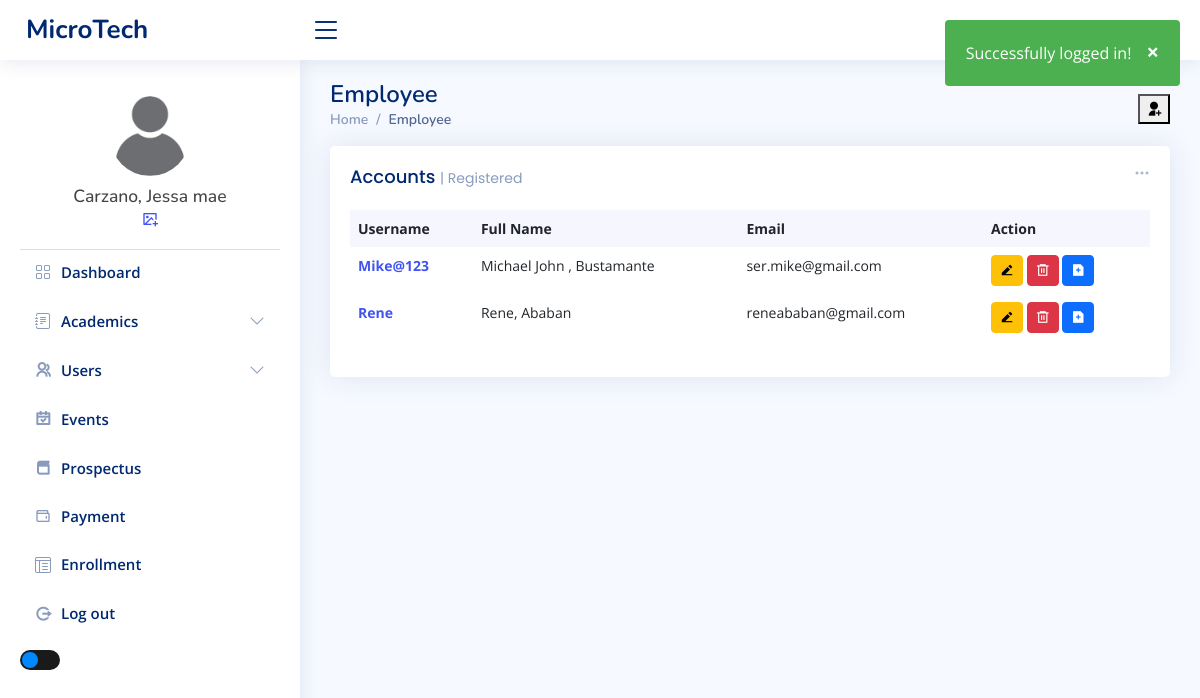
/admin/employee.php (signed in), run on an earlier commit of the app's database.
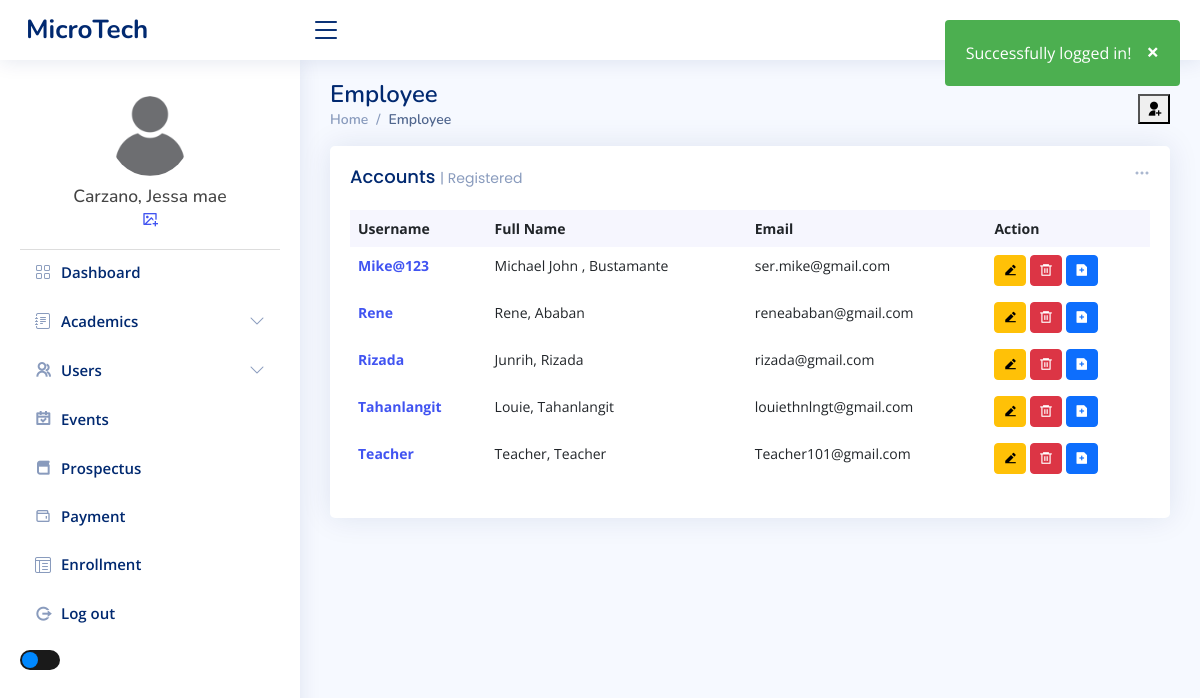
And on a later commit of the database.
### tables this page shows
CREATE TABLE `tbl_users` (
  `user_id` int(11) NOT NULL,
  `user_fname` varchar(50) NOT NULL,
  `user_lname` varchar(50) NOT NULL,
  `user_email` varchar(80) NOT NULL,
  `user_name` varchar(50) NOT NULL,
  `user_pass` varchar(100) NOT NULL,
  `user_role` varchar(20) NOT NULL,
  `user_image` varchar(100) NOT NULL,
  `date_of_birth` date DEFAULT NULL,
  `gender` enum('Male','Female') DEFAULT NULL,
  `hire_date` date DEFAULT NULL,
  `department` varchar(100) DEFAULT NULL,
  `phone_number` varchar(15) DEFAULT NULL,
  `address` varchar(255) DEFAULT NULL
);

### admin/employee.php (the view, shortened to what this page needs)
<?php include_once "../templates/header.php"; ?>
<main id="main" class="main">
  <div class="pagetitle">
    <h1>Employee</h1>
    <button type="button" class="ri-user-add-fill tablebutton" data-bs-toggle="modal" data-bs-target="#verticalycentered">
    </button>
    <nav>
      <ol class="breadcrumb">
        <li class="breadcrumb-item"><a href="index.php">Home</a></li>
        <li class="breadcrumb-item active">Employee</li>
      </ol>
    </nav>
  </div>
  <section class="section dashboard">
    <div class="row">
      <div class="col-lg-12">
        <div class="row">
          <div class="col-12">
            <div class="card recent-sales overflow-auto">
              <div class="filter">
                <a class="icon" href="#" data-bs-toggle="dropdown"><i class="bi bi-three-dots"></i></a>
              </div>
              <div class="card-body">
                <h5 class="card-title">Accounts <span>| Registered</span></h5>
                <table class="table table-borderless datatable">
                  <thead>
                    <tr>
                      <th scope="col">Username</th>
                      <th scope="col">Full Name</th>
                      <th scope="col">Email</th>
                      <th scope="col">Action</th>
                    </tr>
                  </thead>
                  <tbody>
                    <?php
                    $database = new Connection();
                    $db = $database->open();
                    try {
                      $sql = "SELECT * FROM tbl_users WHERE user_role = 'teacher'
                                ORDER BY user_id ASC";
                      foreach ($db->query($sql) as $row) {
                    ?>
                        <tr>
                          <th scope="row"><a href="#"><?php echo $row["user_name"] ?></a></th>
                          <td><?php echo $row["user_fname"] ?>, <?php echo $row["user_lname"] ?></td>
                          <td><?php echo $row["user_email"] ?></td>
                          <td>
                            <button type="button" class=" btn btn-sm btn-warning ri-edit-2-fill" data-bs-toggle="modal" data-bs-target="#editModal<?php echo $row["user_id"] ?>"></button>
                            <form method="POST" action="../admin/upload/delete-user.php" onsubmit="return confirm('Are you sure you want to delete this user?');" style="display:inline;">
                              <button type="submit" class="btn btn-sm btn-danger ri-delete-bin-6-line"></button>
                            </form>
                            <button type="button" class=" btn btn-sm btn-primary ri-file-add-fill" data-bs-toggle="modal" data-bs-target="#insertModal<?php echo $row["user_id"] ?>"></button>
                          </td>
                        </tr>
                    <?php
                      }
                    } catch (PDOException $e) {
                      echo "There is some problem in connection: " . $e->getMessage();
                    }
                    ?>
                  </tbody>
                </table>
              </div>
            </div>
          </div>
        </div>
      </div>
    </div>
  </section>
</main>
<?php
include_once "../templates/footer.php";
?>

What changed in the data, as far as the page shows it:
added tbl_users: user_name "Rizada", user_fname "Junrih", user_lname "Rizada", user_email "rizada@gmail.com"
added tbl_users: user_name "Tahanlangit", user_fname "Louie", user_lname "Tahanlangit", user_email "louiethnlngt@gmail.com"
added tbl_users: user_name "Teacher", user_fname "Teacher", user_lname "Teacher", user_email "Teacher101@gmail.com"
